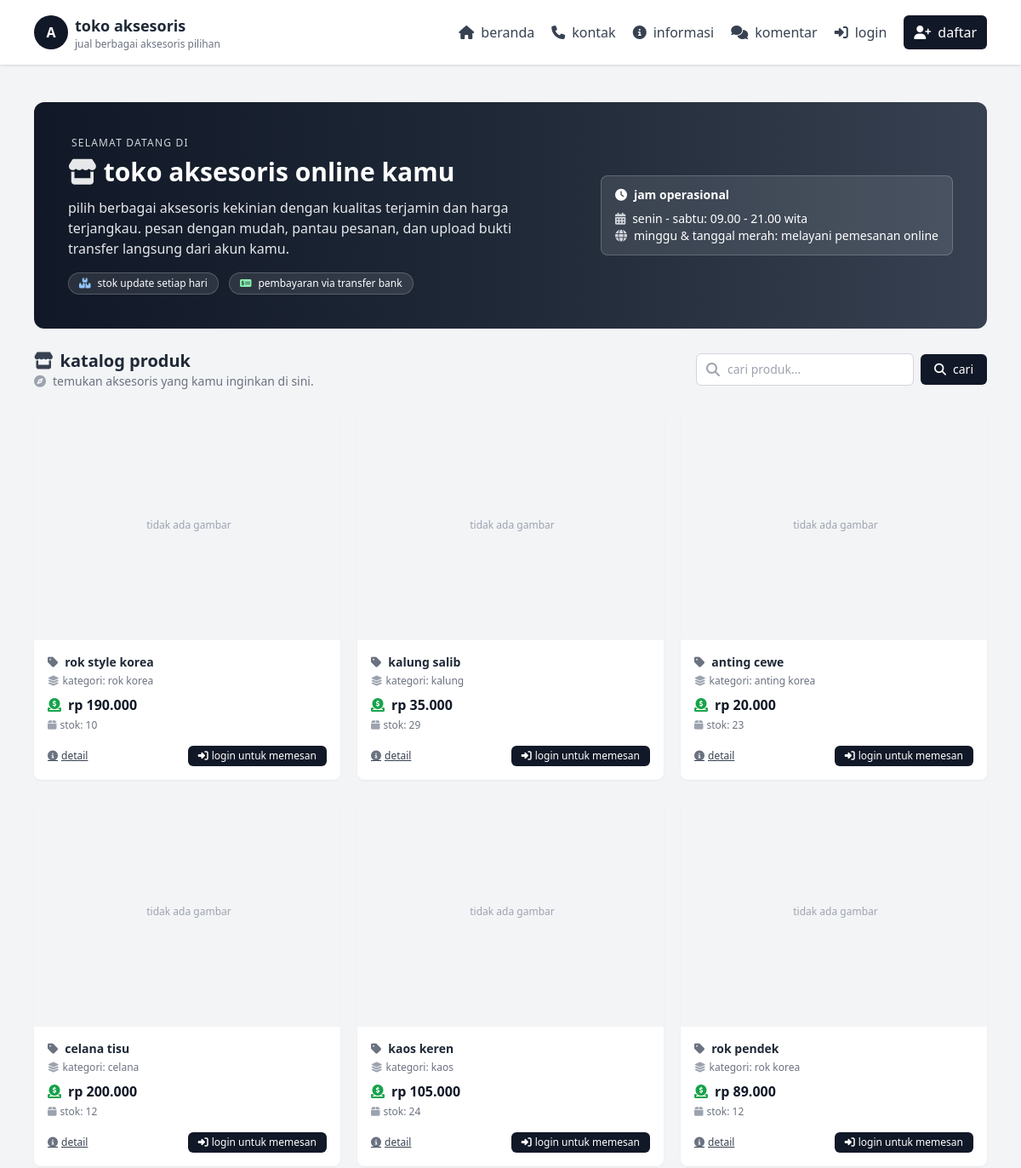
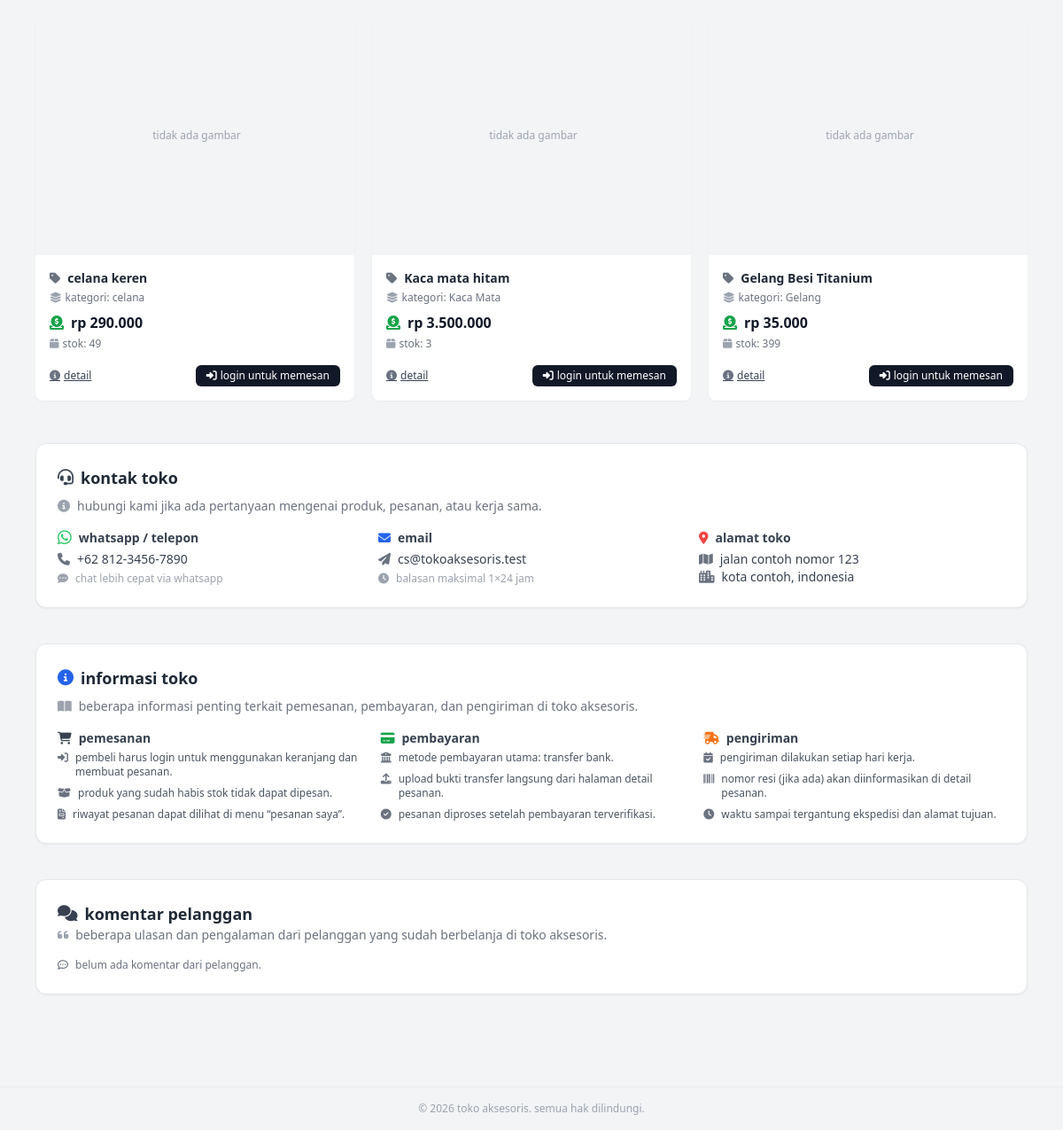
The app's page /toko.php with its own data (2 pictures, top to bottom).
### tables this page shows
CREATE TABLE `produk` (
  `id_produk` int UNSIGNED NOT NULL,
  `id_kategori` int UNSIGNED DEFAULT NULL,
  `nama_produk` varchar(150) NOT NULL,
  `deskripsi` text,
  `gambar_produk` varchar(255) DEFAULT NULL,
  `harga` decimal(12,2) NOT NULL,
  `stok` int NOT NULL DEFAULT '0',
  `status_produk` enum('draft','aktif','nonaktif') NOT NULL DEFAULT 'draft',
  `dibuat_pada` datetime NOT NULL DEFAULT CURRENT_TIMESTAMP,
  `diperbarui_pada` datetime NOT NULL DEFAULT CURRENT_TIMESTAMP ON UPDATE CURRENT_TIMESTAMP
);

CREATE TABLE `kategori` (
  `id_kategori` int UNSIGNED NOT NULL,
  `nama_kategori` varchar(100) NOT NULL,
  `deskripsi` text,
  `dibuat_pada` datetime NOT NULL DEFAULT CURRENT_TIMESTAMP,
  `diperbarui_pada` datetime NOT NULL DEFAULT CURRENT_TIMESTAMP ON UPDATE CURRENT_TIMESTAMP
);

### toko.php (the view, shortened to what this page needs)
<?php
include "config.php";
$kata_kunci = isset($_GET['q']) ? trim($_GET['q']) : "";
$sql_produk = "
    select
        p.id_produk,
        p.nama_produk,
        p.deskripsi,
        p.harga,
        p.stok,
        p.gambar_produk as gambar_utama,
        k.nama_kategori
    from produk p
    left join kategori k on k.id_kategori = p.id_kategori
    where p.status_produk = 'aktif'
";
$sql_produk .= " order by p.dibuat_pada desc";
$query_produk = mysqli_query($koneksi, $sql_produk);
?>
<!DOCTYPE html>
<html lang="id">
<head>
    <script src="https://cdn.tailwindcss.com"></script>
</head>
<body class="bg-gray-100">
    <?php include "layout/navbar.php"; ?>
    <main class="max-w-6xl mx-auto px-4 py-6">
        <?php include "layout/banner.php"; ?>
<div class="mt-4 flex flex-col md:flex-row md:items-center md:justify-between mb-6 space-y-3 md:space-y-0">
    <div>
        <h2 class="text-xl font-semibold text-gray-800 flex items-center gap-2">
            <i class="fa-solid fa-store text-gray-700"></i>
            katalog produk
        </h2>
        <p class="text-sm text-gray-500 flex items-center gap-2">
            <i class="fa-solid fa-compass text-gray-400"></i>
            temukan aksesoris yang kamu inginkan di sini.
        </p>
    </div>
    <form method="get" class="flex items-center space-x-2 w-full md:w-auto">
        <div class="relative w-full md:w-64">
            <span class="absolute left-3 top-1/2 -translate-y-1/2 text-gray-400">
                <i class="fa-solid fa-magnifying-glass"></i>
            </span>
            <input
                type="text"
                name="q"
                value="<?php echo htmlspecialchars($kata_kunci); ?>"
                placeholder="cari produk..."
                class="w-full pl-9 pr-3 py-2 rounded-md border border-gray-300 text-sm focus:outline-none focus:ring-1 focus:ring-gray-500"
            >
        </div>
        <button
            type="submit"
            class="px-4 py-2 rounded-md bg-gray-900 text-white text-sm font-medium hover:bg-gray-800 flex items-center gap-2"
        >
            <i class="fa-solid fa-search"></i>
            cari
        </button>
    </form>
</div>
<?php if (mysqli_num_rows($query_produk) > 0): ?>
    <div class="grid grid-cols-1 sm:grid-cols-2 md:grid-cols-3 gap-5">
        <?php while ($row = mysqli_fetch_assoc($query_produk)): ?>
            <div class="bg-white rounded-lg shadow-sm overflow-hidden flex flex-col">
                <?php
                    $has_image = false;
                    $img_src = "";
                ?>
                <?php if ($has_image): ?>
                    <div class="aspect-[4/3] overflow-hidden bg-gray-100">
                        <img
                            src="<?php echo htmlspecialchars($img_src); ?>"
                            alt="<?php echo htmlspecialchars($row['nama_produk']); ?>"
                            class="w-full h-full object-cover hover:scale-105 transition-transform duration-200"
                        >
                    </div>
                <?php else: ?>
                    <div class="aspect-[4/3] flex items-center justify-center bg-gray-100 text-gray-400 text-xs">
                        <i class="fa-solid fa-image-slash mr-1"></i> tidak ada gambar
                    </div>
                <?php endif; ?>
                <div class="flex-1 p-4 flex flex-col">
                    <h3 class="text-sm font-semibold text-gray-800 line-clamp-2 flex items-center gap-2">
                        <i class="fa-solid fa-tag text-gray-500"></i>
                        <?php echo htmlspecialchars($row['nama_produk']); ?>
                    </h3>
                    <?php if (!empty($row['nama_kategori'])): ?>
                        <p class="mt-1 text-xs text-gray-500 flex items-center gap-1">
                            <i class="fa-solid fa-layer-group text-gray-400"></i>
                            kategori: <?php echo htmlspecialchars($row['nama_kategori']); ?>
                        </p>
                    <?php endif; ?>
                    <p class="mt-2 text-base font-semibold text-gray-900 flex items-center gap-2">
                        <i class="fa-solid fa-circle-dollar-to-slot text-green-600"></i>
                        rp <?php echo number_format($row['harga'], 0, ',', '.'); ?>
                    </p>
                    <p class="mt-1 text-xs text-gray-500 flex items-center gap-1">
                        <i class="fa-solid fa-box text-gray-400"></i>
                        stok: <?php echo (int)$row['stok']; ?>
                    </p>
                    <div class="mt-4 flex items-center justify-between">
                        <a
                            href="detail_produk.php?id=<?php echo (int)$row['id_produk']; ?>"
                            class="text-xs font-medium text-gray-700 hover:text-gray-900 underline flex items-center gap-1"
                        >
                            <i class="fa-solid fa-circle-info text-gray-500"></i>
                            detail
                        </a>
                        <?php if ($row['stok'] <= 0): ?>
                            <span class="text-xs text-red-500 font-semibold flex items-center gap-1">
                                <i class="fa-solid fa-xmark-circle"></i>
                                stok habis
                            </span>
                        <?php else: ?>
                            <?php if (!empty($is_pembeli) && $is_pembeli): ?>
                                <form method="post" action="tambah_keranjang.php" class="m-0">
                                    <input type="hidden" name="id_produk" value="<?php echo (int)$row['id_produk']; ?>">
                                    <button
                                        type="submit"
                                        class="px-3 py-1 rounded-md bg-gray-900 text-white text-xs font-medium hover:bg-gray-800 flex items-center gap-1"
                                    >
                                        <i class="fa-solid fa-cart-plus"></i>
                                        tambah
                                    </button>
                                </form>
                            <?php else: ?>
                                <a
                                    href="auth/login.php?pesan=login_dulu&redirect=../toko.php"
                                    class="px-3 py-1 rounded-md bg-gray-900 text-white text-xs font-medium hover:bg-gray-800 flex items-center gap-1"
                                    title="silakan login terlebih dahulu untuk memesan"
                                >
                                    <i class="fa-solid fa-right-to-bracket"></i>
                                    login untuk memesan
                                </a>
                            <?php endif; ?>
                        <?php endif; ?>
                    </div>
                </div>
            </div>
        <?php endwhile; ?>
    </div>
<?php endif; ?>
        <?php include "layout/contact.php"; ?>
        <?php include "layout/informasi.php"; ?>
        <?php include "layout/komentar.php"; ?>
    </main>
    <?php include "layout/footer.php"; ?>
</body>
</html>

### records on screen
produk: nama_produk "rok style korea", id_kategori.nama_kategori "rok korea", harga "190.000", stok "10", shows "login untuk memesan"
produk: nama_produk "kalung salib", id_kategori.nama_kategori "kalung", harga "35.000", stok "29", shows "login untuk memesan"
produk: nama_produk "anting cewe", id_kategori.nama_kategori "anting korea", harga "20.000", stok "23", shows "login untuk memesan"
produk: nama_produk "celana tisu", id_kategori.nama_kategori "celana", harga "200.000", stok "12", shows "login untuk memesan"
produk: nama_produk "kaos keren", id_kategori.nama_kategori "kaos", harga "105.000", stok "24", shows "login untuk memesan"
produk: nama_produk "rok pendek", id_kategori.nama_kategori "rok korea", harga "89.000", stok "12", shows "login untuk memesan"
produk: nama_produk "celana keren", id_kategori.nama_kategori "celana", harga "290.000", stok "49", shows "login untuk memesan"
produk: nama_produk "Kaca mata hitam", id_kategori.nama_kategori "Kaca Mata", harga "3.500.000", stok "3", shows "login untuk memesan"
produk: nama_produk "Gelang Besi Titanium", id_kategori.nama_kategori "Gelang", harga "35.000", stok "399", shows "login untuk memesan"
